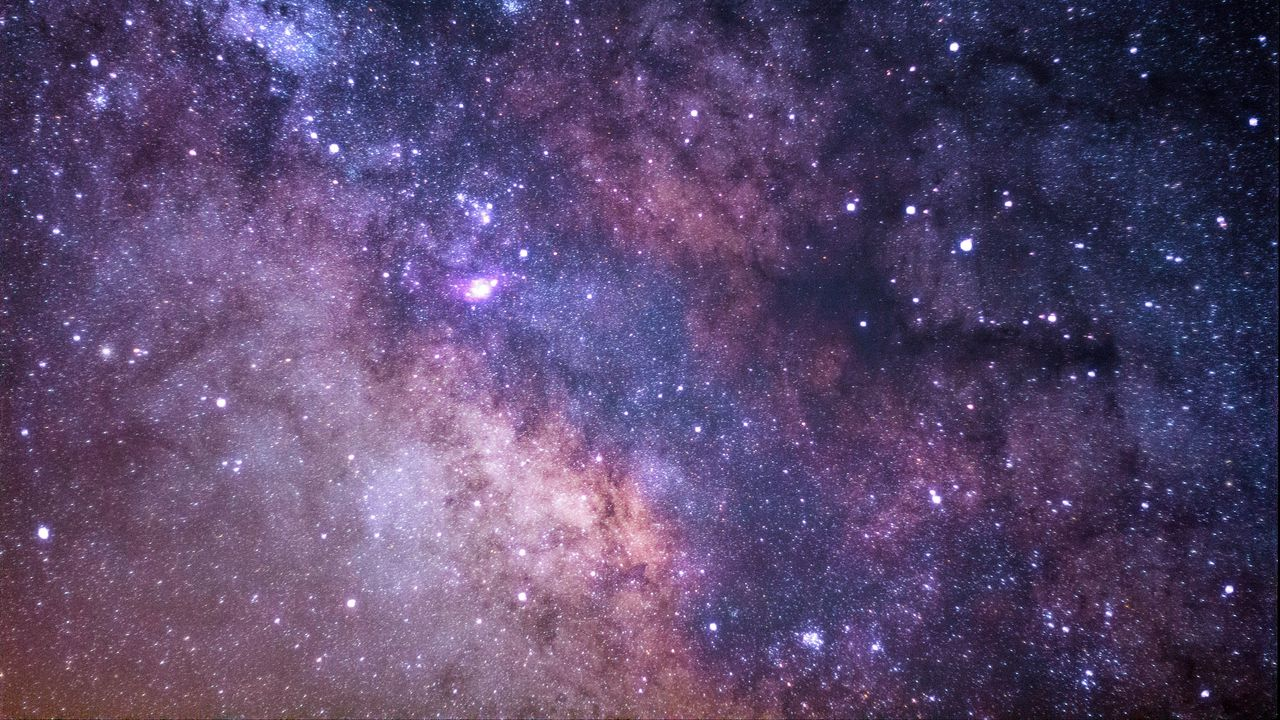
#> input picture src/OpenCV/project1/space.jpeg, 1280 x 720 px
$ python chromakeying6.py
#> lines starting #> are read from the running program, lines starting #| are printed output that depends on the picture; after the words box and inside, x2 and y2 are one past the last pixel; in counts of white or black regions, pixels touching at a corner belong together; pictures that were not available may be replaced by others from this repository, and a replacement may not be noted
'''
 Tolerance Selector
'''

import cv2
import numpy as np

center = None
value = np.zeros((3,),dtype = np.uint8)
lower_green = np.array([50,100,100],dtype = np.uint8)
upper_green = np.array([60,255,255],dtype = np.uint8)
tolerance_value = 1

binary_mask = None
def onmouse(action,x,y,flags,params):
    global center,value,binary_mask,lower_green,upper_green
    if action == cv2.EVENT_LBUTTONDOWN:
        center = (x,y)
    elif action == cv2.EVENT_LBUTTONUP:
        center = None

    if center:
        frame_hsv_patch = frame_hsv[y-10:y+10,x-10:x+10]
        for i in range(3):
            value[i] = frame_hsv_patch[:,:,i].mean().astype("uint8")
        lower_green = np.array([value[0]-5,100,100],dtype = np.uint8)
        upper_green = np.array([value[0]+5,255,255],dtype = np.uint8)
        binary_mask = cv2.inRange(frame_hsv,lower_green,upper_green)

        binary_mask = cv2.merge([binary_mask,binary_mask,binary_mask])
        binary_mask = np.float32(binary_mask)/255
        inter = cv2.multiply(np.float32(frame)/255,1-binary_mask)
        cv2.imshow("Frame",inter)
    if not np.any(binary_mask):
        cv2.imshow("Frame",frame)


def tolerance(*args):
    global tolerance_value,lower_green,upper_green,value,center,binary_mask
    tolerance_value = args[0]
    lower_green = np.array([value[0]-5,100,100],dtype = np.uint8)
    upper_green = np.array([value[0]+5,255,255],dtype = np.uint8)
    lower_green = cv2.subtract(lower_green,np.uint8([tolerance_value,tolerance_value,tolerance_value]))
    upper_green =cv2.add(upper_green,np.uint8([tolerance_value,tolerance_value,tolerance_value]))

    binary_mask = cv2.inRange(frame_hsv,lower_green,upper_green)

    binary_mask = cv2.merge([binary_mask,binary_mask,binary_mask])
    binary_mask = np.float32(binary_mask)/255
    inter = cv2.multiply(np.float32(frame)/255,1-binary_mask)
    cv2.imshow("Frame",inter)


cap = cv2.VideoCapture("greenscreen-asteroid.mp4")
bg = cv2.imread("space.jpeg")
#> bg is the input picture: shape (720, 1280, 3); mean B, G, R 110.4, 72.4, 90.2

cv2.namedWindow("Frame")
cv2.setMouseCallback("Frame",onmouse)
cv2.createTrackbar("Tolerance-slider","Frame",tolerance_value,100,tolerance)

ret,frame = cap.read()
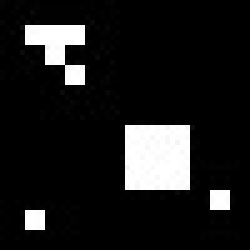
#> input picture frame 2 of src/OpenCV/week3/4-morphingFromScratch/dilationScratch.avi, 50 x 50 px, given in place of greenscreen-asteroid.mp4, which was not available (shown 5 times larger)
#> frame is the input picture: shape (50, 50, 3); min 0, max 255, mean 28.9
frame = cv2.resize(frame,(400,400),interpolation=cv2.INTER_CUBIC)
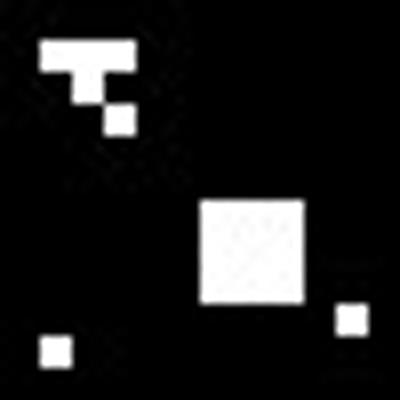
#> frame: shape (400, 400, 3); min 0, max 255, mean 29
bg  = cv2.resize(bg,(400,400),interpolation=cv2.INTER_CUBIC)
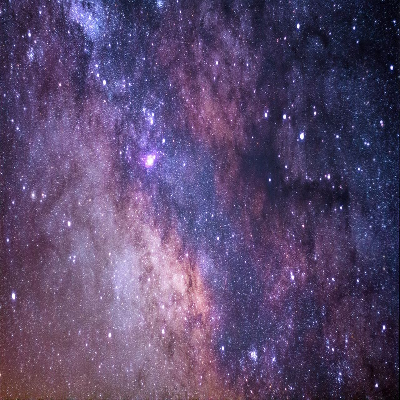
#> bg: shape (400, 400, 3); mean B, G, R 110.4, 72.4, 90.2
cv2.putText(frame,"First select the patch then slide the trackbar and press s",(10,25),cv2.FONT_HERSHEY_SIMPLEX,0.4,(255,255,255))
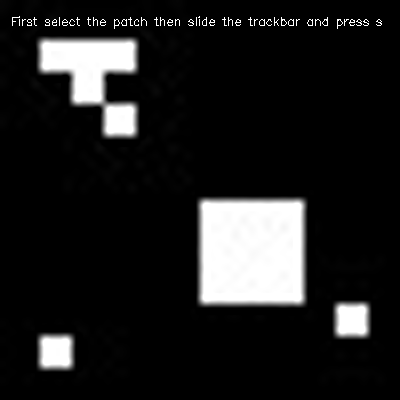
#> frame: shape (400, 400, 3); 0.49% of pixels changed, all inside (x1, y1, x2, y2) = (12, 16, 382, 29)
cv2.imshow("Frame",frame)
frame_hsv = cv2.cvtColor(frame,cv2.COLOR_BGR2HSV)
#> frame_hsv: shape (400, 400, 3); mean H, S, V 0, 0, 30.2
k = cv2.waitKey(0)
#> in tolerance, `binary_mask = cv2.inRange(frame_hsv,lower_green,upper_green)`: binary_mask: shape (400, 400); every value is 0
#> in tolerance, `binary_mask = cv2.merge([binary_mask,binary_mask,binary_mask])`: binary_mask: shape (400, 400, 3); every value is 0
#> in tolerance, `binary_mask = np.float32(binary_mask)/255`: binary_mask: shape (400, 400, 3) float32; every value is 0
#> (key q is pressed here)
i = 0
if k == ord('s'):
    while cap.isOpened():
        ret , frame1 = cap.read()
        if i == 0:
            cv2.destroyWindow("Frame")
            i +=1
        if not ret:
            break

        frame1 = cv2.resize(frame1,(400,400),interpolation=cv2.INTER_CUBIC)
        bg  = cv2.resize(bg,(400,400),interpolation=cv2.INTER_CUBIC)

        frame_hsv = cv2.cvtColor(frame1,cv2.COLOR_BGR2HSV)

        binary_mask = cv2.inRange(frame_hsv,lower_green,upper_green)

        binary_mask = cv2.merge([binary_mask,binary_mask,binary_mask])
        binary_mask = np.float32(binary_mask)/255
        inter = cv2.multiply(np.float32(frame1)/255,1-binary_mask)
        inter1 = cv2.multiply(np.float32(bg)/255,binary_mask)
        output = cv2.add(inter,inter1)

        output = (output*255).astype("uint8")
        binary_mask = (binary_mask*255).astype("uint8")
        cv2.imshow("Frame1",output)

        k = cv2.waitKey(50)
        if k == ord('q'):
            break

cv2.destroyAllWindows()
